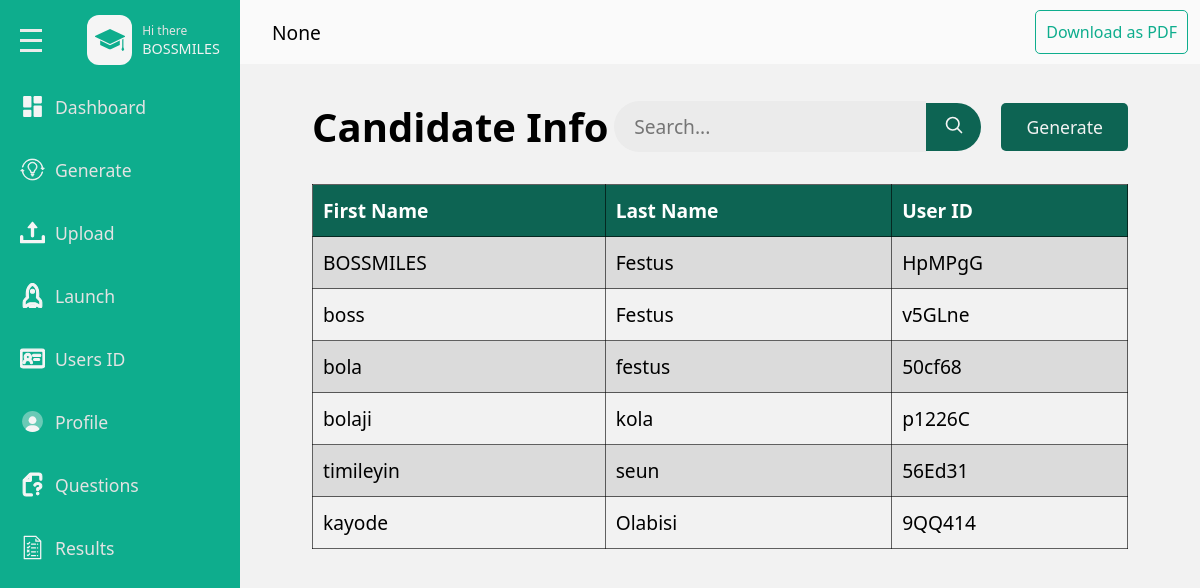
The app's page /admins/user (signed in), older data.
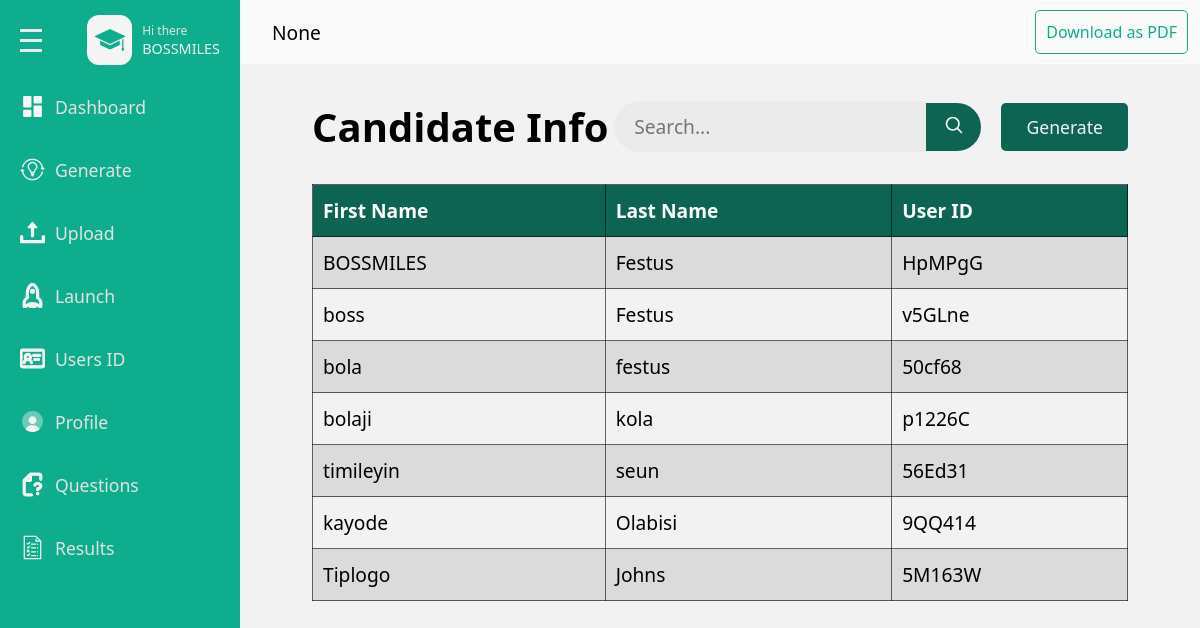
The same page, newer data.
### base/models.py (models this page shows, shortened)
class Userprofile(models.Model):
    user = models.ForeignKey(User, on_delete=models.CASCADE)
    subject = models.ForeignKey(Subject, null=True, blank=True, on_delete=models.SET_NULL)
    number_of_questions = models.IntegerField(null=True, blank=True)

class User(AbstractUser):
   school_name =models.CharField(max_length=500,null=True)
   recovery_code = models.CharField(max_length=100,null=True)

class UserID(models.Model):
    user = models.OneToOneField(User, on_delete=models.CASCADE)
    generated_id = models.CharField(max_length=100, unique=True)

### admins/views.py (the view)
# urls.py: path('user',views.user,name='user'),
def user(request):
    userprofile = get_object_or_404(Userprofile,user=request.user)
    user_id = UserID.objects.all()[:10]
    context = {
        'userprofile':userprofile,
        "user_id":user_id
    }
    return render(request, 'admins/userget.html',context)

### base/templates/admins/userget.html (shortened to what this page needs)
{% load static %}
<!DOCTYPE html>
<html lang="en">
<head>
    <link rel = "stylesheet" href = "{% static 'css/style.css' %}"/>
</head>
<body>
    <div class = "page">
        <div class = "wrapper">
            <div class = "main-sidebar">
                <div class = "menu">
                    <div class= "menu-head flex-between">
                        <div class="hamburger flex-column">
                            <span></span>
                            <span></span>
                            <span></span>
                        </div>
                        <div class = "menu-head-content flex gp-10">
                            <div class = "scholar-icon-div flex-center">
                                <!DOCTYPE svg PUBLIC "-//W3C//DTD SVG 1.1//EN" "http://www.w3.org/Graphics/SVG/1.1/DTD/svg11.dtd">
                            </div>
                            <div class = "text-content-div flex-column">
                                <span class = "sub-text">Hi there</span>
                                <span class = "text">{{userprofile.user.username}}</span>
                            </div>
                        </div>
                    </div>
                    <div class= "menu-content flex-column ">
                        <a href = "{% url 'admins:dashboard' %}" class = "menu-item">
                            <div class="menu-wrapper flex gp-10">
                                <!DOCTYPE svg PUBLIC "-//W3C//DTD SVG 1.1//EN" "http://www.w3.org/Graphics/SVG/1.1/DTD/svg11.dtd">
                                <span>Dashboard</span>
                            </div>
                        </a>
                        <a href = "{% url 'admins:userid' %}" class = "generate menu-item">
                            <div class="menu-wrapper flex gp-10">
                                <!DOCTYPE svg PUBLIC "-//W3C//DTD SVG 1.1//EN" "http://www.w3.org/Graphics/SVG/1.1/DTD/svg11.dtd">
                                <span>Generate</span>
                            </div>
                        </a>
                        <a href = "{% url 'admins:upload' %}" class = "menu-item">
                            <div class="menu-wrapper flex gp-10">
                                <!DOCTYPE svg PUBLIC "-//W3C//DTD SVG 1.1//EN" "http://www.w3.org/Graphics/SVG/1.1/DTD/svg11.dtd">
                                <span>Upload</span>
                            </div>
                        </a>
                        <a href = "{% url 'admins:launch' %}" class = "menu-item">
                            <div class="menu-wrapper flex gp-10">
                                <!DOCTYPE svg PUBLIC "-//W3C//DTD SVG 1.1//EN" "http://www.w3.org/Graphics/SVG/1.1/DTD/svg11.dtd">
                                <span>Launch</span>
                            </div>
                        </a>
                        <a href = "{% url 'admins:user' %}" class = "menu-item">
                            <div class="menu-wrapper flex gp-10">
                                <!DOCTYPE svg PUBLIC "-//W3C//DTD SVG 1.1//EN" "http://www.w3.org/Graphics/SVG/1.1/DTD/svg11.dtd">
                                <span>Users ID</span>
                            </div>
                        </a>
                        <a href = "{% url 'admins:profile' %}" class = "menu-item">
                            <div class="menu-wrapper flex gp-10">
                                <!DOCTYPE svg PUBLIC "-//W3C//DTD SVG 1.1//EN" "http://www.w3.org/Graphics/SVG/1.1/DTD/svg11.dtd">
                                <span>Profile</span>
                            </div>
                        </a>
                        <a href = "{% url 'admins:question' %}" class = "menu-item">
                            <div class="menu-wrapper flex gp-10">
                                <!DOCTYPE svg PUBLIC "-//W3C//DTD SVG 1.1//EN" "http://www.w3.org/Graphics/SVG/1.1/DTD/svg11.dtd">
                                <span>Questions</span>
                            </div>
                        </a>
                        <a href = "{% url 'admins:result' %}" class = "menu-item">
                            <div class="menu-wrapper flex gp-10">
                                <!DOCTYPE svg PUBLIC "-//W3C//DTD SVG 1.1//EN" "http://www.w3.org/Graphics/SVG/1.1/DTD/svg11.dtd">
                                <span>Results</span>
                            </div>
                        </a>
                    </div>
                </div>
            </div>
            <div class = "main-content">
                <div class="main-content-header flex-between">
                    <span>{{userprofile.user.school_name}}</span>
                    <a class = "download-pdf-btn" href="{% url 'admins:export_user_data_to_pdf' %}">Download as PDF</a>
                </div>
                <div class="user-get-container">
                    <div class="candidate-info flex-between">
                        <h2>Candidate Info</h2>
                        <form method= "get" action="{% url 'admins:search' %}" class = "user-search-form flex">
                            <input required type = "text" placeholder="Search..." name = "query" class = "user-search-input"/>
                            <button class ="user-search-btn">
                            </button>
                        </form>
                        <a href="{% url 'admins:userid' %}"> <button class="generate-btn">Generate</button></a>
                    </div>
                    <table class="user-get-table">
                        <thead class="thead">
                            <tr>
                                <th scope="col">First Name</th>
                                <th scope="col">Last Name</th>
                                <th scope="col">User ID</th>
                            </tr>
                        </thead>
                        <tbody>
                            {% for user_id in user_id %}
                            <tr>
                                <td>{{user_id.user.username}}</td>
                                <td>{{user_id.user.last_name}}</td>
                                <td>{{user_id.generated_id}}</td>
                            </tr>
                            {% endfor %}
                        </tbody>
                    </table>
                </div>
            </div>
        </div>
    </div>
</body>
</html>

### base/static/css/style.css (style rules this page uses)
* { box-sizing: border-box; }
:root { --page-clr : #9ddcd1; --main-sidebar-clr : #0ead8d; --main-sb-hv-clr : #0d6453; --head-text-clr : #63c9b5; --q-selected-btn-clr : #15a987; --block-clr : hsl(0, 0%, 98%); --border-rd: 10px; --border-rd-in: 50px; --font-family : system-ui, -apple-system, BlinkMacSystemFont, 'Segoe UI', Roboto, Oxygen, Ubuntu, Cantarell, 'Open Sans', 'Helvetica Neue', sans-serif; }
body { margin: 0; padding: 0; font-family: var(--font-family); }
button, input { border : none; outline : none; font-family: var(--font-family); }
button { cursor: pointer; }
h2,h3,h4,p { margin :5px 0; }
a { text-decoration: none; color : black; }
svg { width : 20px; height : 20px; }
.flex { display: flex; align-items: center; }
.flex-center { display: flex; align-items: center; justify-content: center; }
.flex-column { display: flex; flex-direction: column; justify-content: center; }
.flex-between { display: flex; justify-content: space-between; }
.gp-10 { gap : 10px; }
.page { background-color: var(--page-clr); min-height : 100vh; }
.wrapper { display : flex; min-height : 100vh; }
.main-sidebar { width : 20%; background-color: var(--main-sidebar-clr); }
.main-content { width : 80%; background-color: hsl(0, 0%, 95%); position : relative; }
.menu { padding-top : 15px; }
.menu-head { padding-inline : 20px; padding-bottom: 15px; }
.menu-head.flex-between { align-items: center; }
.hamburger { height: 40px; align-items: flex-start; justify-content: center; gap : 7px; }
.hamburger span { width : 22px; height : 3px; background-color : hsl(0, 0%, 92%) }
.scholar-icon-div { width : 45px; height : 50px; border-radius: 12px; background-color: hsl(0, 0%, 96%); }
.scholar-icon-div svg { width : 30px; height : 30px; }
.text-content-div .sub-text { font-size : 1vw; color : hsl(0, 0%, 89%); }
.text-content-div .text { color :hsl(0, 0%, 95%); font-weight : 500; font-size: 1.2vw; }
.menu-content { padding : 10px 0px 15px; height: 550px; overflow-y: auto; }
.menu-content.flex-column { gap : 30px; justify-content: flex-start; }
.menu-item { padding-inline : 13px; }
.menu-wrapper { padding : 4px 7px; cursor: pointer; border-radius: 3px; }
.menu-item svg { width : 25px; height : 25px; }
.menu-item span { color : hsl(0, 0%, 89%); font-size : 1.1rem; font-weight: 400; }
.main-content-header { padding : 10px 12px; background-color: var(--block-clr); min-height: 40px; }
.main-content-header.flex-between { align-items: center; }
.main-content-header span { margin-left: 20px; font-size : 1.2rem; font-weight: 500; }
.download-pdf-btn { padding : 10px; border : 1px solid var(--main-sidebar-clr); color :var(--main-sidebar-clr); border-radius: 5px; transition : background-color .2s ease, color .2s ease; }
.user-get-container { width: 85%; margin-inline: auto; margin-top : 30px; }
.user-get-table { border-collapse: collapse; font-size: 1.2rem; width : 100%; margin-top : 25px; }
.user-get-table .thead th { background-color: var(--main-sb-hv-clr); border : 1px solid rgba(0,0,0,.6); padding : 12px 10px; text-align: left; color: white; }
.user-get-table tbody td { border : 1px solid rgba(0,0,0,.6);; padding: 12px 10px; }
.user-get-table tbody tr:nth-child(odd) { background-color: hsl(0, 0%, 86%); }
.candidate-info.flex-between { align-items: center; }
.candidate-info h2 { font-size: 2.5rem; }
.candidate-info .generate-btn { padding: 12px 25px; background-color: var(--main-sb-hv-clr); color : hsl(0, 0%, 95%); border-radius: 5px; font-size: 1.1rem; }
.user-search-form { margin-left : auto; margin-right : 20px; width : 45%; }
.user-search-input { width : 85%; padding : 12px 10px 12px 20px; background-color: hsl(0, 0%, 92%); font-size: 1.2rem; border-top-left-radius: var(--border-rd-in); border-bottom-left-radius: var(--border-rd-in); }
.user-search-btn { padding : 12px 10px; background-color: var(--main-sb-hv-clr); color : hsl(0, 0%, 96%); width : 15%; border-top-right-radius: var(--border-rd-in); border-bottom-right-radius: var(--border-rd-in); }

Row changes from the older to the newer data that the page shows:
added UserID: user.username "Tiplogo", user.last_name "Johns", generated_id "5M163W"
